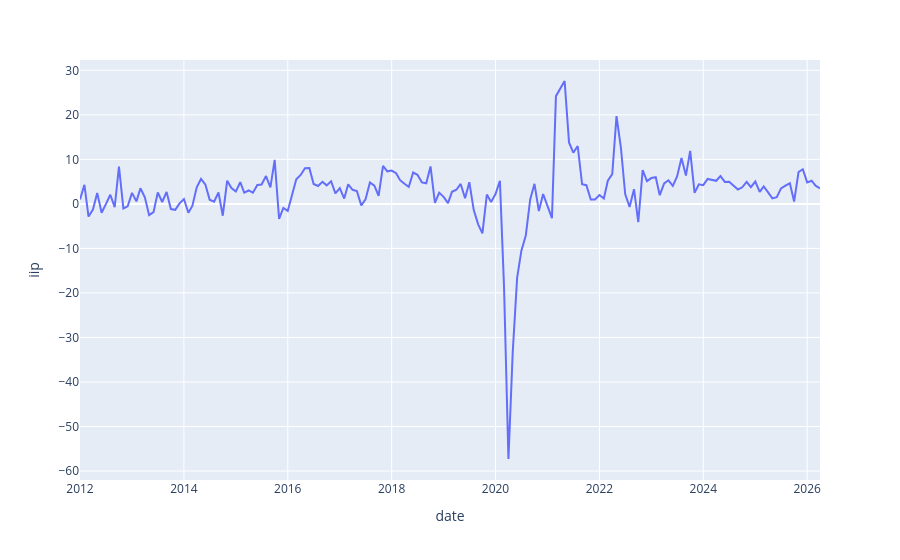
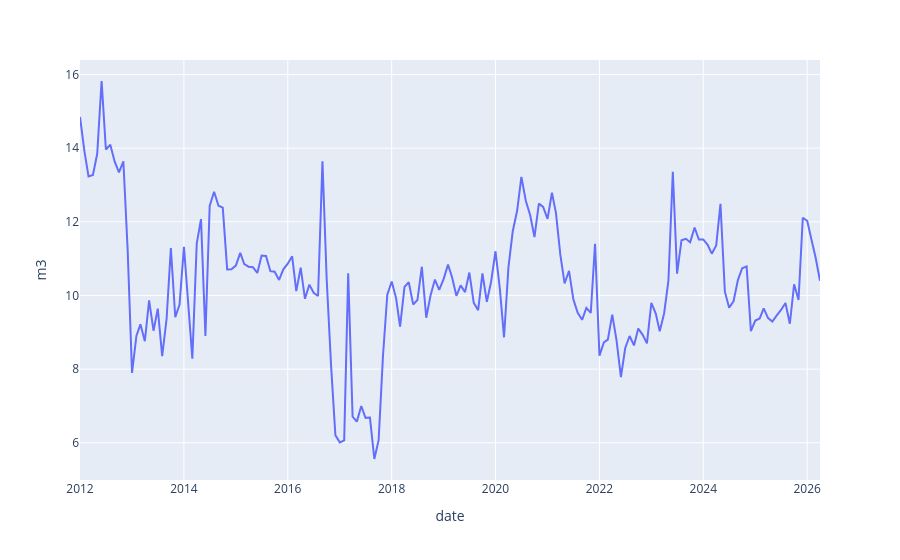
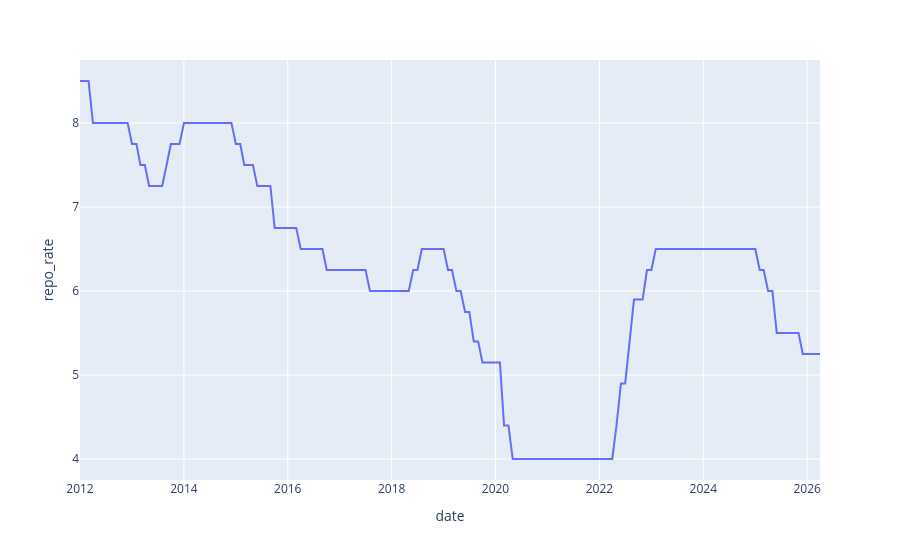
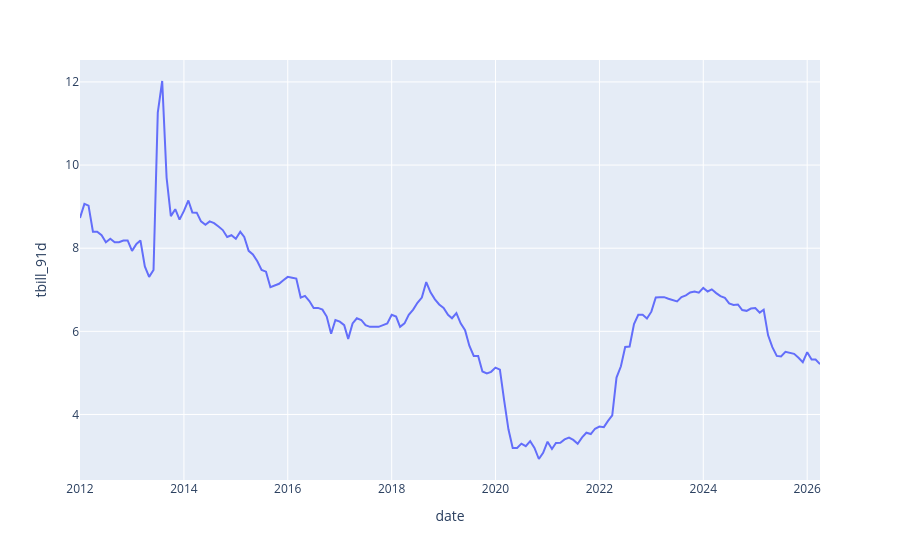

The notebook cell these images were saved under, in order:
### Code cell
#Plotting all the variables
variables = df.columns.to_list()
for var in variables:
    fig = px.line(df, x=df.index, y=var , title='')
    fig.show()

### Figure 1 — Plotly figure (JSON) as saved in the notebook; plotly's stock layout.template omitted (floating-point values rounded to 4 significant figures; data arrays with more than 128 entries replaced by an {"elided": "..."} marker saying what was removed)
{"data": [{"hovertemplate": "date=%{x}<br>iip=%{y}<extra></extra>", "legendgroup": "", "line": {"color": "#636efa", "dash": "solid"}, "marker": {"symbol": "circle"}, "mode": "lines", "name": "", "orientation": "v", "showlegend": false, "type": "scatter", "x": {"elided": "172 str values"}, "xaxis": "x", "y": {"elided": "172 float values"}, "yaxis": "y"}], "layout": {"legend": {"tracegroupgap": 0}, "margin": {"t": 60}, "xaxis": {"anchor": "y", "domain": [0, 1], "title": {"text": "date"}}, "yaxis": {"anchor": "x", "domain": [0, 1], "title": {"text": "iip"}}}}

### Figure 2 — Plotly figure (JSON) as saved in the notebook; plotly's stock layout.template omitted (floating-point values rounded to 4 significant figures; data arrays with more than 128 entries replaced by an {"elided": "..."} marker saying what was removed)
{"data": [{"hovertemplate": "date=%{x}<br>m3=%{y}<extra></extra>", "legendgroup": "", "line": {"color": "#636efa", "dash": "solid"}, "marker": {"symbol": "circle"}, "mode": "lines", "name": "", "orientation": "v", "showlegend": false, "type": "scatter", "x": {"elided": "172 str values"}, "xaxis": "x", "y": {"elided": "172 float values"}, "yaxis": "y"}], "layout": {"legend": {"tracegroupgap": 0}, "margin": {"t": 60}, "xaxis": {"anchor": "y", "domain": [0, 1], "title": {"text": "date"}}, "yaxis": {"anchor": "x", "domain": [0, 1], "title": {"text": "m3"}}}}

### Figure 3 — Plotly figure (JSON) as saved in the notebook; plotly's stock layout.template omitted (floating-point values rounded to 4 significant figures; data arrays with more than 128 entries replaced by an {"elided": "..."} marker saying what was removed)
{"data": [{"hovertemplate": "date=%{x}<br>repo_rate=%{y}<extra></extra>", "legendgroup": "", "line": {"color": "#636efa", "dash": "solid"}, "marker": {"symbol": "circle"}, "mode": "lines", "name": "", "orientation": "v", "showlegend": false, "type": "scatter", "x": {"elided": "172 str values"}, "xaxis": "x", "y": {"elided": "172 float values"}, "yaxis": "y"}], "layout": {"legend": {"tracegroupgap": 0}, "margin": {"t": 60}, "xaxis": {"anchor": "y", "domain": [0, 1], "title": {"text": "date"}}, "yaxis": {"anchor": "x", "domain": [0, 1], "title": {"text": "repo_rate"}}}}

### Figure 4 — Plotly figure (JSON) as saved in the notebook; plotly's stock layout.template omitted (floating-point values rounded to 4 significant figures; data arrays with more than 128 entries replaced by an {"elided": "..."} marker saying what was removed)
{"data": [{"hovertemplate": "date=%{x}<br>tbill_91d=%{y}<extra></extra>", "legendgroup": "", "line": {"color": "#636efa", "dash": "solid"}, "marker": {"symbol": "circle"}, "mode": "lines", "name": "", "orientation": "v", "showlegend": false, "type": "scatter", "x": {"elided": "172 str values"}, "xaxis": "x", "y": {"elided": "172 float values"}, "yaxis": "y"}], "layout": {"legend": {"tracegroupgap": 0}, "margin": {"t": 60}, "xaxis": {"anchor": "y", "domain": [0, 1], "title": {"text": "date"}}, "yaxis": {"anchor": "x", "domain": [0, 1], "title": {"text": "tbill_91d"}}}}
